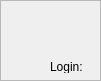
   <widget class="QFrame" name="F_entry">
    <property name="geometry">
     <rect>
      <x>20</x>
      <y>320</y>
      <width>101</width>
      <height>81</height>
     </rect>
    </property>
    <property name="frameShape">
     <enum>QFrame::StyledPanel</enum>
    </property>
    <property name="frameShadow">
     <enum>QFrame::Raised</enum>
    </property>
    <widget class="QPushButton" name="B_log">
     <property name="geometry">
      <rect>
       <x>90</x>
       <y>170</y>
       <width>75</width>
       <height>23</height>
      </rect>
     </property>
     <property name="text">
      <string>Log on</string>
     </property>
    </widget>
    <widget class="QLineEdit" name="user_edit">
     <property name="geometry">
      <rect>
       <x>120</x>
       <y>60</y>
       <width>113</width>
       <height>20</height>
      </rect>
     </property>
    </widget>
    <widget class="QLabel" name="user_label">
     <property name="geometry">
      <rect>
       <x>50</x>
       <y>60</y>
       <width>46</width>
       <height>13</height>
      </rect>
     </property>
     <property name="text">
      <string>Login:</string>
     </property>
    </widget>
    <widget class="QLabel" name="pass_label">
     <property name="geometry">
      <rect>
       <x>50</x>
       <y>100</y>
       <width>46</width>
       <height>13</height>
      </rect>
     </property>
     <property name="text">
      <string>pass:</string>
     </property>
    </widget>
    <widget class="QLineEdit" name="pass_edit">
     <property name="geometry">
      <rect>
       <x>120</x>
       <y>100</y>
       <width>113</width>
       <height>20</height>
      </rect>
     </property>
    </widget>
   </widget>
